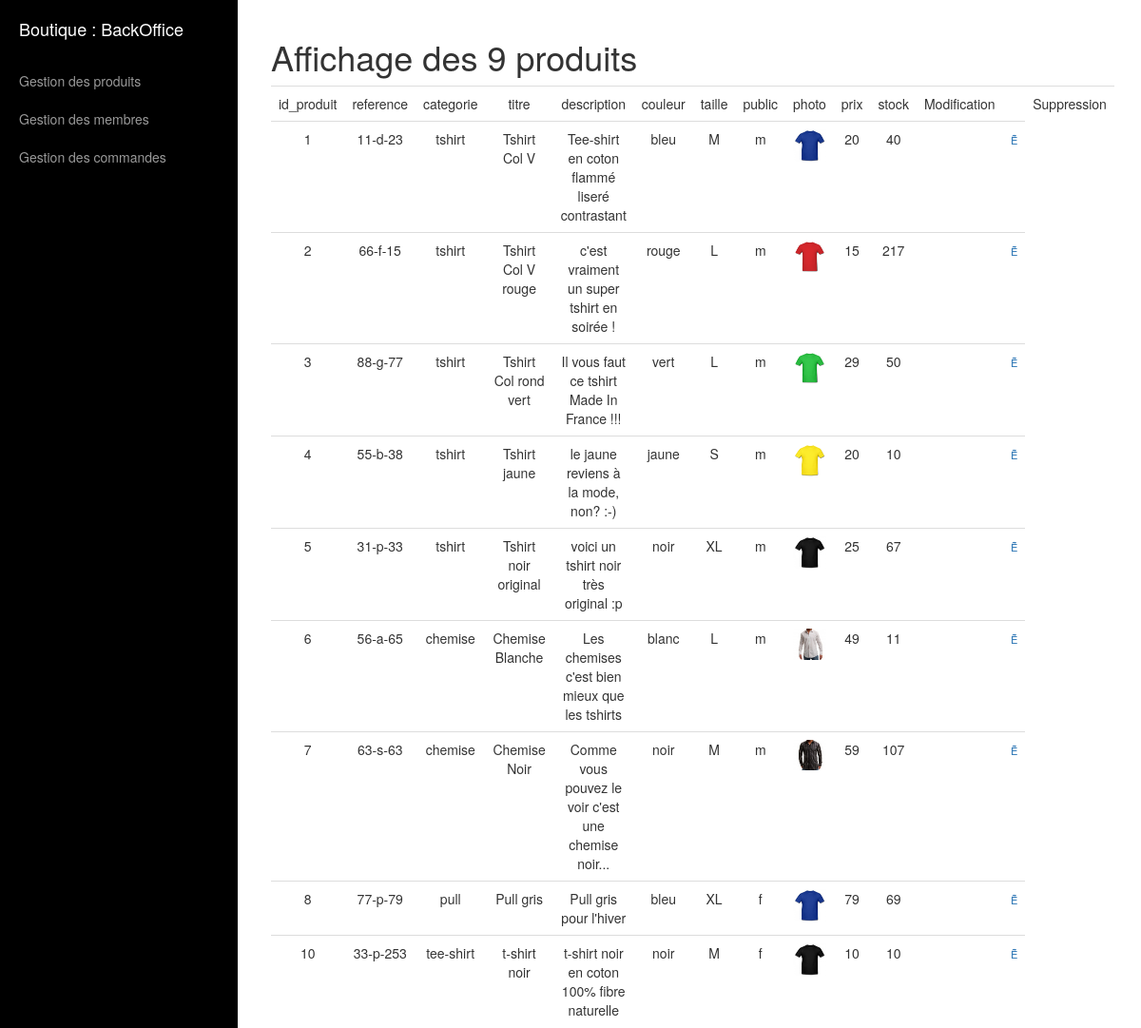
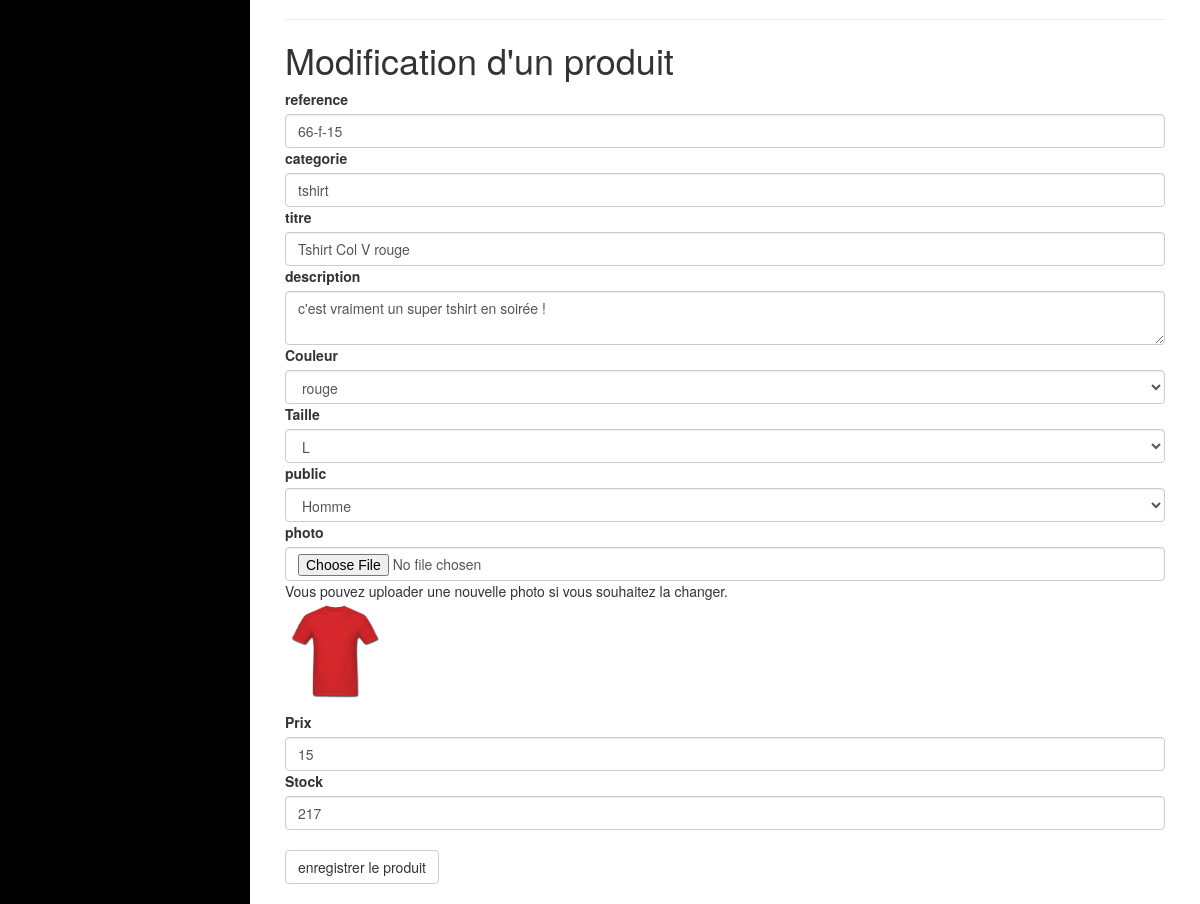
The app's page /site/admin/gestion_produits.php?action=modification&id_produit=2 (signed in) with its own data (2 pictures, top to bottom).
### tables this page shows
CREATE TABLE `produit` (
  `id_produit` int(3) NOT NULL,
  `reference` varchar(20) NOT NULL,
  `categorie` varchar(20) NOT NULL,
  `titre` varchar(100) NOT NULL,
  `description` text NOT NULL,
  `couleur` varchar(20) NOT NULL,
  `taille` varchar(5) NOT NULL,
  `public` enum('m','f','mixte') NOT NULL,
  `photo` varchar(250) NOT NULL,
  `prix` int(3) NOT NULL,
  `stock` int(3) NOT NULL
);

### site/inc/init.php (called while the page is built, shortened)
<?php
$content = '';
?>

### site/admin/gestion_produits.php (the view, shortened to what this page needs)
<?php require_once('../inc/init.php');?>
<?php
	$r =$pdo->query('SELECT * FROM produit');
		$content .= "<h1> Affichage des " . $r->rowCount() . " produits</h1>";
		$content .= "<table class=\"table\"><tr>";
		for($i= 0; $i < $r->columnCount(); $i++)
		{
			$colonne = $r->getColumnMeta($i);
			$content .= "<td>$colonne[name]</td>";
		}
			$content .= "<td>Modification<td>";
			$content .= "<td>Suppression</td>";
			$content .= "</tr>";
		while($ligne = $r->fetch(PDO::FETCH_ASSOC))
		{
			$content .= "<tr>";
			foreach($ligne as $indice => $valeur)
			{
				if($indice == 'photo') $content .= "<td> <img src=\"$valeur\" width=\"70\" class=\"img-responsive\"></td>";
				else $content .= "<td>$valeur</td>";
			}
			$content .= "<td><a href=\"?action=modification&id_produit=$ligne[id_produit]\"><span class=\"glyphicon-edit\"></span></a></td>";
			$content .= "<td><a href=\"?action=suppression&id_produit=$ligne[id_produit]\" onClick=\"return(confirm('En êtes vous certain ?'));\"><span class=\"glyphicon-trash\"></span></a></td>";
			$content .= "</tr>";
		}
		$content .= "</table>";
		$content .= "<hr>";
	if(isset($_GET['action']) && $_GET['action'] == 'modification')
	{
		$r = $pdo->query("SELECT * FROM produit WHERE id_produit='$_GET[id_produit]'");
		$produit_actuel = $r->fetch(PDO::FETCH_ASSOC);
	}
	$reference = (isset($produit_actuel['reference'])) ? $produit_actuel['reference'] : '';
	$categorie = (isset($produit_actuel['categorie'])) ? $produit_actuel['categorie'] : '';
	$titre = (isset($produit_actuel['titre'])) ? $produit_actuel['titre'] : '';
	$description = (isset($produit_actuel['description'])) ? $produit_actuel['description'] : '';
	$couleur = (isset($produit_actuel['couleur'])) ? $produit_actuel['couleur'] : '';
	$taille = (isset($produit_actuel['taille'])) ? $produit_actuel['taille'] : '';
	$public = (isset($produit_actuel['public'])) ? $produit_actuel['public'] : '';
	$photo = (isset($produit_actuel['photo'])) ? $produit_actuel['photo'] : '';
	$prix = (isset($produit_actuel['prix'])) ? $produit_actuel['prix'] : '';
	$stock = (isset($produit_actuel['stock'])) ? $produit_actuel['stock'] : '';
?>
<?php require_once('inc/haut.php');?>
<?= $content ?>
<h1><?php if(isset($_GET['action']) && $_GET['action'] == 'modification') echo 'Modification'; else echo 'Ajout'; ?> d'un produit</h1>
<form method="post" action ="" enctype="multipart/form-data">
    <label for="reference">reference</label>
	<input type="text" name="reference" placeholder="reference" id="reference" class="form-control" value="<?=$reference?>">
	<label for="categorie">categorie</label>
	<input type="text" name="categorie" placeholder="categorie" id="categorie" class="form-control" value="<?=$categorie?>">
	<label for="titre">titre</label>
	<input type="text" name="titre" placeholder="titre" id="titre" class="form-control" value="<?=$titre?>">
	<label for="description">description</label>
	<textarea name="description" placeholder="description" id="description" class="form-control"><?=$description?></textarea>
	<label for="couleur">Couleur</label>
	<select name="couleur" id="couleur" class="form-control">
		<option value="rouge" <?php if(isset($couleur) && $couleur == 'rouge') echo 'selected';?>>rouge</option>
	</select>
	<label for="taille">Taille</label>
	<select name="taille" id="taille" class="form-control">
		<option value="L" <?php if(isset($taille) && $taille == 'L') echo 'selected';?>>L</option>
	</select>
	<label for="public">public</label>
	<select name="public" id="public" class="form-control">
		<option value="m" <?php if(isset($public) && $public == 'm') echo 'selected';?>>Homme</option>
	</select>
	<label for="photo">photo</label>
	<input type="file" name="photo" id="photo" class="form-control">
	<?php if(!empty($photo)) : ?>
	<p> Vous pouvez uploader une nouvelle photo si vous souhaitez la changer. <br>
	<img src="<?= $photo ?>" width="100"></p>
	<?php endif; ?>
	<label for="prix">Prix</label>
	<input type="text" name="prix" placeholder="prix" id="prix" class="form-control" value="<?=$prix?>">
	<label for="stock">Stock</label>
	<input type="text" name="stock" placeholder="stock" id="stock" class="form-control" value="<?=$stock?>">
	<br><input type="submit" value="enregistrer le produit" class="btn btn-default">
</form>
<?php require_once('inc/bas.php');?>

### site/admin/inc/css/style.css (style rules this page uses)
.table td { text-align: center; }

### site/admin/inc/css/simple-sidebar.css (style rules this page uses)
body { overflow-x: hidden; }

### records on screen
produit: id_produit "1", reference "11-d-23", categorie "tshirt", titre "Tshirt Col V", description "Tee-shirt en coton flammé liseré contrastant", couleur "bleu", taille "M", public "m", photo (picture), prix "20", stock "40"
produit: id_produit "2", reference "66-f-15", categorie "tshirt", titre "Tshirt Col V rouge", description "c'est vraiment un super tshirt en soirée !", couleur "rouge", taille "L", public "m", photo (picture), prix "15", stock "217", public "Homme"
produit: id_produit "3", reference "88-g-77", categorie "tshirt", titre "Tshirt Col rond vert", description "Il vous faut ce tshirt Made In France !!!", couleur "vert", taille "L", public "m", photo (picture), prix "29", stock "50"
produit: id_produit "4", reference "55-b-38", categorie "tshirt", titre "Tshirt jaune", description "le jaune reviens à la mode, non? :-)", couleur "jaune", taille "S", public "m", photo (picture), prix "20", stock "10"
produit: id_produit "5", reference "31-p-33", categorie "tshirt", titre "Tshirt noir original", description "voici un tshirt noir très original :p", couleur "noir", taille "XL", public "m", photo (picture), prix "25", stock "67"
produit: id_produit "6", reference "56-a-65", categorie "chemise", titre "Chemise Blanche", description "Les chemises c'est bien mieux que les tshirts", couleur "blanc", taille "L", public "m", photo (picture), prix "49", stock "11"
produit: id_produit "7", reference "63-s-63", categorie "chemise", titre "Chemise Noir", description "Comme vous pouvez le voir c'est une chemise noir...", couleur "noir", taille "M", public "m", photo (picture), prix "59", stock "107"
produit: id_produit "8", reference "77-p-79", categorie "pull", titre "Pull gris", description "Pull gris pour l'hiver", couleur "bleu", taille "XL", public "f", photo (picture), prix "79", stock "69"
produit: id_produit "10", reference "33-p-253", categorie "tee-shirt", titre "t-shirt noir", description "t-shirt noir en coton 100% fibre naturelle", couleur "noir", taille "M", public "f", photo (picture), prix "10", stock "10"

### other values on screen
$r->rowCount() "9"
$colonne[name] "id_produit"
$colonne[name] "reference"
$colonne[name] "categorie"
$colonne[name] "titre"
$colonne[name] "description"
$colonne[name] "couleur"
$colonne[name] "taille"
$colonne[name] "public"
$colonne[name] "photo"
$colonne[name] "prix"
$colonne[name] "stock"
